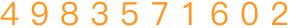
#> input picture 爬虫/验证码/back_num.png, 300 x 28 px
$ python '01-pillow基本使用.py'
#> lines starting #> are read from the running program, lines starting #| are printed output that depends on the picture
from PIL import Image

# 加载图像

img = Image.open('back_num.png')
#> img is the input picture: PIL image 300x28 RGBA; mean R, G, B, A 120, 70.6, 14.1, 39.4

# print(img)

# 新建图像
img2 = Image.new('RGB', (200, 100), 'red')
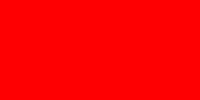
#> img2: PIL image 200x100 RGB; mean R, G, B 255, 0, 0
img2.show()
img2.save('red.png')
